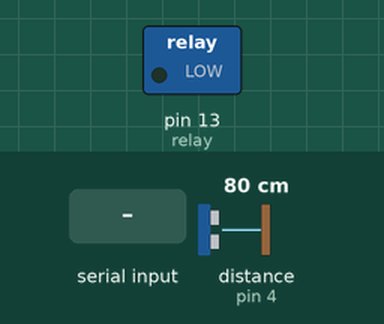
Recording of a sketch running on a simulated Arduino Uno, built with avr-gcc and run on an emulated ATmega328P. Shown: switched loads named in the sketch (green lamp = pin HIGH). Wiring (inferred from the names in the program): ultrasonic range finder: trigger pin 3; echo pin 4. The inputs (shaded band) are chosen by the test bench; at power-on: distance to the obstacle (sensor on pin 4) 80 cm. The echo pulse lasts 58.3 µs per cm; the modem accepts every AT command (registered, SIM ready, sends succeed) and sends nothing else; pins used as bus, display or sensor lines are not drawn; what the sketch prints to the serial monitor is not drawn.

Above: at 2.2 s.
2.3 s: "ON" received over the second serial link
At 7.5 s:
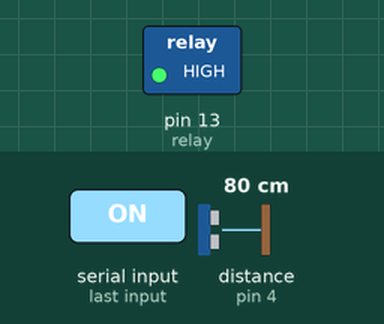
8.6 s: "OFF" received over the second serial link
At 14.7 s:
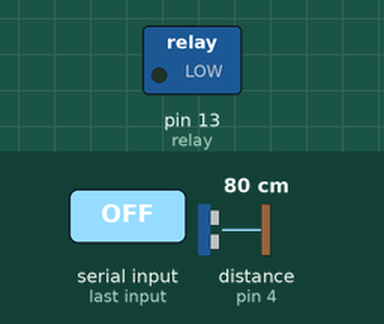
Timing chart, 0 to 16.2 s (numbered marks = the images above; inputs shaded):
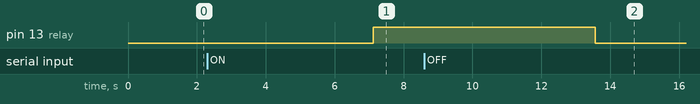

Measured:
- after the input at 2.3 s, pin 13 (relay): LOW → HIGH after 4.8 s
- after the input at 8.6 s, pin 13 (relay): HIGH → LOW after 5.0 s

The sketch:

ReadV1.ino
```cpp
#include <SoftwareSerial.h>
SoftwareSerial mySerial(7,8); //Rx,Tx
//Sensor Parameters
#define trig 3
#define echo 4
int distance = 0;
char incomingByte;
String inputString;
int relay = 13;

void setup()
{
  Serial.begin(9600);
  mySerial.begin(9600);
  pinMode(trig,OUTPUT);
  pinMode(echo,INPUT);
  pinMode(relay, OUTPUT);
  digitalWrite(relay, LOW); // set relay to off
  digitalWrite(echo,HIGH);
  Serial.println("Starting...");
  delay(1000);
  mySerial.println("AT");
//  pollSms();
  mySerial.println("AT+CMGF=1");
//  pollSms();
  mySerial.println("AT+CNMI=1,2,0,0,0");
//  pollSms();
  mySerial.println("AT+CMGL=\"REC UNREAD\""); // Read Unread Messages
//  pollSms();
}

void loop()
{
  sensorValue();
//  sendText();
  pollSms();
  //clear_sim();
  delay(5000);
}

void pollSms()
{
//  delay(500);
//  while (Serial.available())
//  {
//    mySerial.write(Serial.read());
//  }
//  while(mySerial.available())
//  {
//    Serial.write(mySerial.read());
//  }

 Serial.write(".");
 if(mySerial.available()){
      delay(100);
      Serial.write("available now");
      // Serial Buffer
      while(mySerial.available()){
        Serial.write("pollsms myserial available");
        incomingByte = mySerial.read();
        inputString += incomingByte;
        Serial.write("pollsms incomingbyte: " + incomingByte);
      }

      delay(10);

      Serial.println(inputString);
      inputString.toUpperCase(); // Uppercase the Received Message

      //turn RELAY ON or OFF
      if (inputString.indexOf("ON") > -1){
        digitalWrite(relay, HIGH);
      }
      if (inputString.indexOf("OFF") > -1){
        digitalWrite(relay, LOW);
      }

      delay(50);

      //Delete Messages & Save Memory
      if (inputString.indexOf("OK") == -1){
      mySerial.println("AT+CMGDA=\"DEL ALL\"");

      delay(1000);}

      inputString = "";
  }


}

void sendText(){
   mySerial.println("AT+CMGF=1");
  delay(500);
  mySerial.println("AT+CMGS=\"+233247017862\"\r");
  delay(500);
   if(distance < 30){
  mySerial.print("Tank is full, please OFF pump!");
  delay(500);
  }
  else if(distance > 150){
  mySerial.print("Tank is empty, please ON pump!");
  delay(500);
  }
 mySerial.write(26);
}

void clear_sim(){
  mySerial.println("AT+CMGD=1");
  delay(1000);
  mySerial.println("AT+CMGD=2");
  delay(1000);
  mySerial.println("AT+CMGD=3");
  delay(1000);
  mySerial.println("AT+CMGD=4");
  delay(1000);
  mySerial.println("AT+CMGD=5");
  delay(1000);
}

void sensorValue(){
  digitalWrite(trig,LOW);
  delayMicroseconds(2);
  digitalWrite(trig,HIGH);
  delayMicroseconds(10);
  digitalWrite(trig,LOW);

  distance = pulseIn(echo,HIGH, 26000); //Read in times pulses
  distance = distance/58;
}
```
